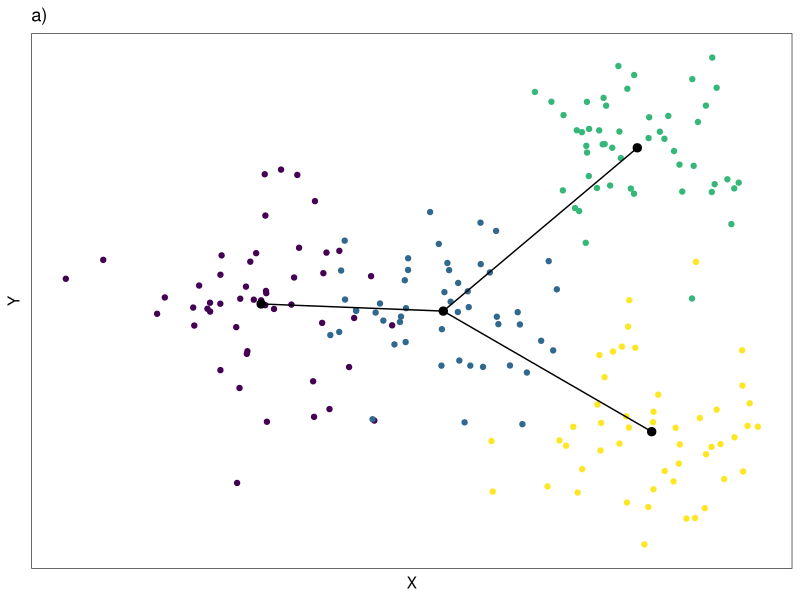
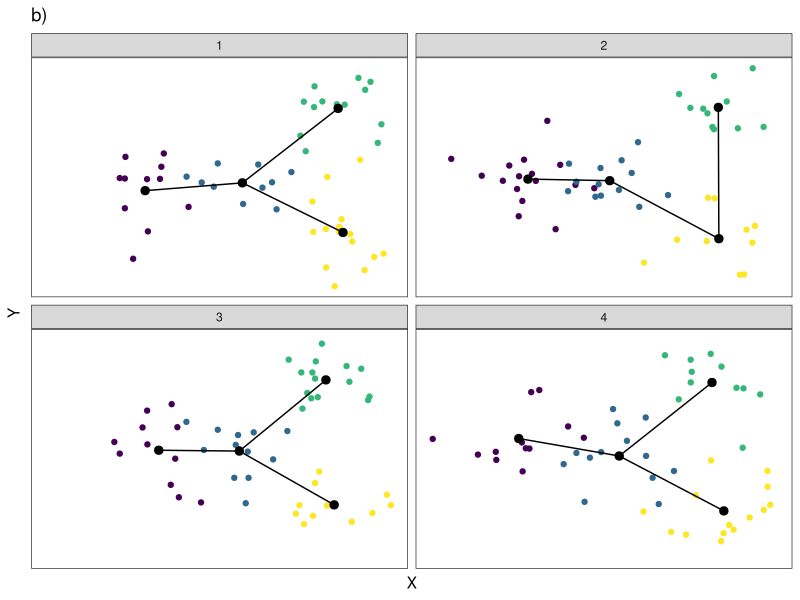

Reproduce these figures in R, in order.
library(tidyverse)
library(viridis)
library(ragg)


## Set seed for replication
set.seed(77)

#### PART A ####
## Generate random clusters in a bifurcation structure
points_per_cluster <- 50

### Step 1: generate cluster 1 (it will be the left-most cluster, centered on the y-axis)
x_values <- rnorm(points_per_cluster, mean = 10, sd = 2)
y_values <- rnorm(points_per_cluster, mean = 15, sd = 2)

cluster_1 <- tibble(x_values, y_values) %>%
  mutate(cluster = "Cluster 1")

### Step 2: generate cluster 2 (it will be to the right of cluster 1, centered on the y-axis)
x_values <- rnorm(points_per_cluster, mean = 16, sd = 2)
y_values <- rnorm(points_per_cluster, mean = 15, sd = 2)

cluster_2 <- tibble(x_values, y_values) %>%
  mutate(cluster = "Cluster 2")

### Step 3: generate cluster 3 (it will be to the right of cluster 2, on the top end of the y-axis)
x_values <- rnorm(points_per_cluster, mean = 22, sd = 2)
y_values <- rnorm(points_per_cluster, mean = 20, sd = 2)

cluster_3 <- tibble(x_values, y_values) %>%
  mutate(cluster = "Cluster 3")

### Step 4: generate cluster 4 (it will be to the right of cluster 2, on the bottom end of the y-axis)
x_values <- rnorm(points_per_cluster, mean = 22, sd = 2)
y_values <- rnorm(points_per_cluster, mean = 10, sd = 2)

cluster_4 <- tibble(x_values, y_values) %>%
  mutate(cluster = "Cluster 4")

### Step 5: combine the data points into one table
clusters <- bind_rows(cluster_1, cluster_2, cluster_3, cluster_4)

### Step 6: create data points for a line plot to represent a trajectory 
###   overlayed on top of the scatterplot
trajectory_points <- clusters %>%
  group_by(cluster) %>%
  summarize(x_values = mean(x_values), y_values = mean(y_values))

trajectory_line1 <- trajectory_points %>%
  filter(cluster != "Cluster 4")

trajectory_line2 <- trajectory_points %>%
  filter(cluster == "Cluster 2" | cluster == "Cluster 4")

### Step 7: plot the clusters
trajectory_plot <- ggplot() + 
  geom_point(clusters, mapping = aes(x = x_values, y = y_values, color = cluster)) +
  scale_color_viridis(discrete = TRUE) +
  # geom_point(clusters, mapping = aes(x = x_values, y = y_values, color = "red")) + 
  geom_point(trajectory_points, mapping = aes(x_values, y_values), color = "black", size = 2.5) + 
  geom_line(trajectory_line1, mapping = aes(x_values, y_values), color = "black") + 
  geom_line(trajectory_line2, mapping = aes(x_values, y_values), color = "black") +
  theme_bw() + 
  labs(x = "X", y = "Y", title = "a)") + 
  theme(legend.position = "none",
        axis.text.x = element_blank(), axis.ticks.x = element_blank(),
        axis.text.y = element_blank(), axis.ticks.y = element_blank(),
        panel.grid.major = element_blank(), panel.grid.minor = element_blank())
  # theme(legend.position = "none", 
  #       axis.text.x = element_blank(), axis.ticks.x = element_blank(), 
  #       axis.text.y = element_blank(), axis.ticks.y = element_blank())



#### PART B ####
## Split full dataset above into replicates
### Step 1: Randomly assigne a replicate number to each row in the clusters dataframe
replicates <- sample(rep(1:4, each = points_per_cluster))

clusters <- clusters %>%
  mutate(replicate = replicates)

### Step 2: create data points for a line plot to represent a trajectory 
###   overlayed on top of the scatterplot
trajectory_points <- clusters %>%
  group_by(replicate, cluster) %>%
  summarize(x_values = mean(x_values), y_values = mean(y_values))

trajectory_line1 <- trajectory_points %>%
  filter(ifelse(replicate != 2, 
                cluster != "Cluster 4", 
                cluster != "Cluster 3"))

trajectory_line2 <- trajectory_points %>%
  filter(ifelse(replicate != 2, 
                cluster == "Cluster 2" | cluster == "Cluster 4", 
                cluster == "Cluster 3" | cluster == "Cluster 4"))

### Spet 3: Plot the replicate trajectories
replicate_plot <- ggplot() + 
  geom_point(clusters, mapping = aes(x = x_values, y = y_values, color = cluster)) + 
  scale_color_viridis(discrete = TRUE) +
  geom_point(trajectory_points, mapping = aes(x_values, y_values), color = "black", size = 2.5) +
  geom_line(trajectory_line1, mapping = aes(x_values, y_values), color = "black") +
  geom_line(trajectory_line2, mapping = aes(x_values, y_values), color = "black") +
  facet_wrap(~replicate) + 
  theme_bw() + 
  labs(x = "X", y = "Y", title = "b)") + 
  theme(legend.position = "none",
        axis.text.x = element_blank(), axis.ticks.x = element_blank(),
        axis.text.y = element_blank(), axis.ticks.y = element_blank(),
        panel.grid.major = element_blank(), panel.grid.minor = element_blank())
  # theme(legend.position = "none", 
  #       axis.text.x = element_blank(), axis.ticks.x = element_blank(), 
  #       axis.text.y = element_blank(), axis.ticks.y = element_blank())




## Save the plots
agg_png("Figure_2a.png", width = 6, height = 6, units = "in", res = 600, scaling = 1.5)
trajectory_plot
dev.off()

agg_png("Figure_2b.png", width = 6, height = 6, units = "in", res = 600, scaling = 1.5)
replicate_plot
dev.off()
